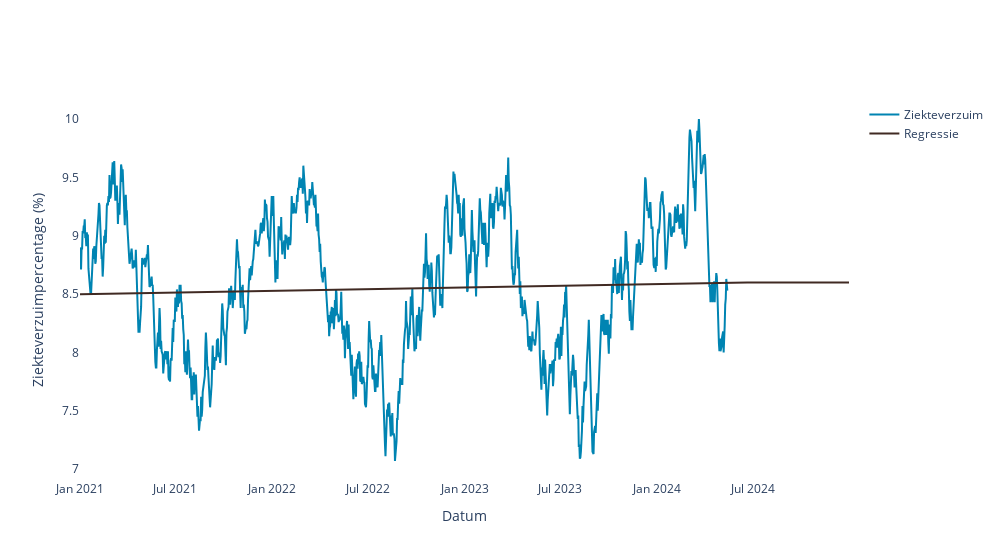

Notebook code cell kept with this figure:
### Markdown cell above
**Opgave 2.2.** Wat valt je op aan de uitkomsten van het voortschrijdend gemiddelde model?

#### *Regressie*
Er zijn ook algoritmes welke niet enkel kijken naar de historische waarden van het onderwerp dat je probeert te voorspellen. Deze algoritmes maken gebruik van verklarende variabele(n). Het eenvoudigste model is een regressiemodel. Wat dit model doet een regressielijn bepalen: best passende lijn om de relatie tussen verklarende variabelen (x) en te voorspellen variabelen (y) te bepalen. 

Laten we een eenvoudige regressie met 1 variabele (volgordelijkheid datums) toepassen:

### Code cell
regressie = voorspel_met_regressie(data=data)

### Figure 1 — Plotly figure (JSON) as saved in the notebook; plotly's stock layout.template omitted (floating-point values rounded to 4 significant figures; data arrays with more than 128 entries replaced by an {"elided": "..."} marker saying what was removed)
{"data": [{"line": {"color": "#0084B2"}, "mode": "lines", "name": "Ziekteverzuim", "type": "scatter", "x": {"elided": "1461 str values"}, "y": {"elided": "1461 float values"}}, {"line": {"color": "#402a23"}, "mode": "lines", "name": "Regressie", "type": "scatter", "x": {"elided": "1461 str values"}, "y": {"elided": "1461 float values"}}], "layout": {"autosize": false, "paper_bgcolor": "white", "plot_bgcolor": "white", "width": 1000, "xaxis": {"title": {"text": "Datum"}}, "yaxis": {"title": {"text": "Ziekteverzuimpercentage (%)"}}}}
